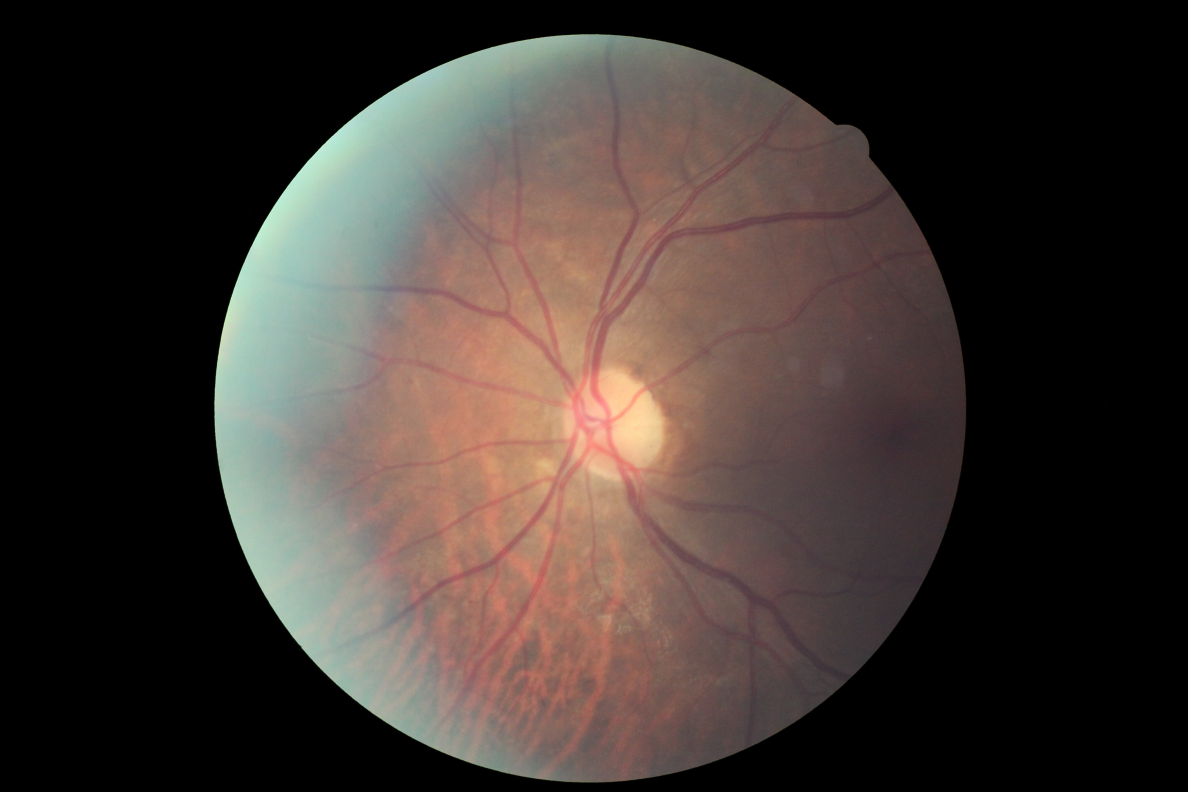
#> input picture resize_images/sample/10_left.jpeg, 4752 x 3168 px (shown at 1/4 size); its folder holds only this picture in this run
$ python image_resize.py   (Python 2 division)   (older library calls are emulated)
#> lines starting #> are read from the running program, lines starting #| are printed output that depends on the picture
import os, sys
from PIL import Image

def resize(item):
#> called with item = '10_left.jpeg'
    foo = Image.open("sample/" + item)
#> foo is the input picture: PIL image 4752x3168 RGB; mean R, G, B 64.1, 54.6, 49.9
    print foo.size
#| (4752, 3168)
    foo = foo.resize((396,264),Image.ANTIALIAS)
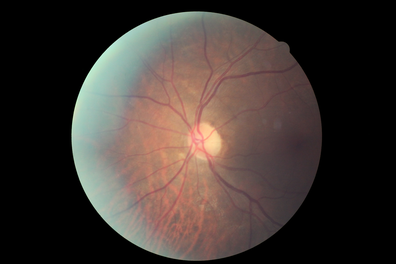
#> foo: PIL image 396x264 RGB; mean R, G, B 64.2, 54.6, 50
    w, h = foo.size
#> w = 396; h = 264
    foo = foo.crop((30, 0, w-30, h))
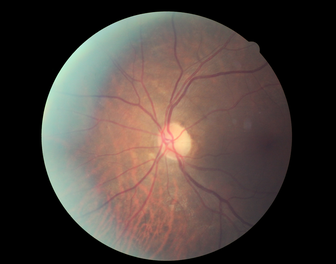
#> foo: PIL image 336x264 RGB; mean R, G, B 75.6, 64.4, 58.9
    foo.save("sample/samplesresized/" + item ,optimize=True,quality=95)

path = ("sample/")
for item in os.listdir(path):
    if os.path.isfile("sample/" + item):
        resize(item)

$ run again, on resize_images/sample/15_left.jpeg
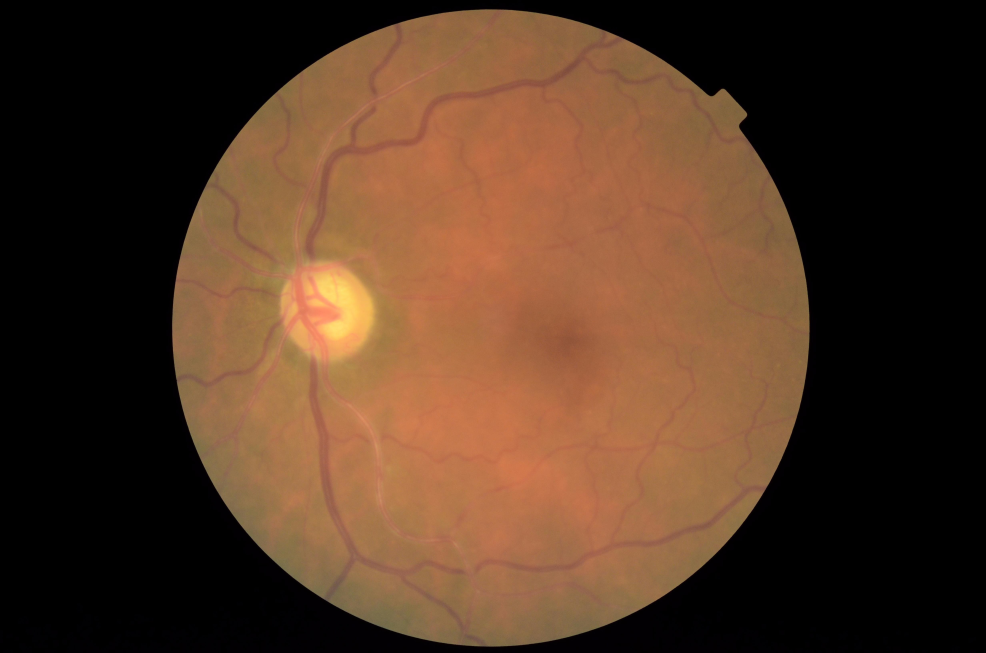
#> input picture resize_images/sample/15_left.jpeg, 4928 x 3264 px (shown at 1/5 size)
#> in resize, foo is the input picture: PIL image 4928x3264 RGB; mean R, G, B 82.3, 55, 35.7
#| (4928, 3264)
#> in resize, `foo = foo.resize((396,264),Image.ANTIALIAS)`:
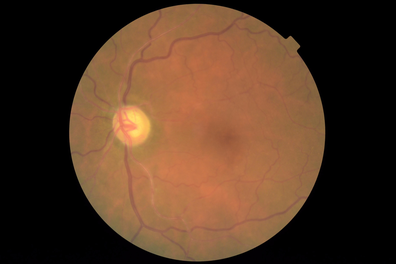
#> foo: PIL image 396x264 RGB; mean R, G, B 82.3, 55, 35.7
#> in resize, `foo = foo.crop((30, 0, w-30, h))`:
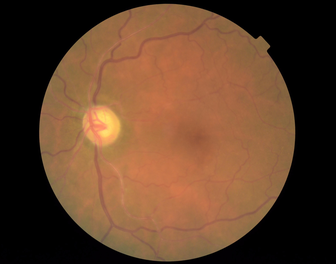
#> foo: PIL image 336x264 RGB; mean R, G, B 97, 64.8, 42.1

$ run again, on resize_images/sample/15_right.jpeg
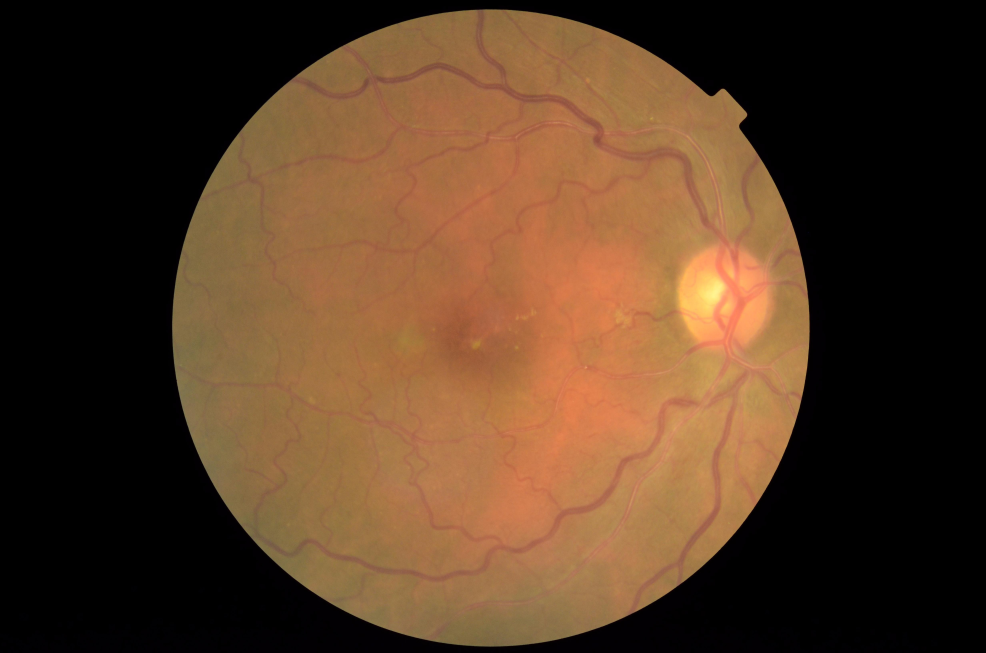
#> input picture resize_images/sample/15_right.jpeg, 4928 x 3264 px (shown at 1/5 size)
#> in resize, foo is the input picture: PIL image 4928x3264 RGB; mean R, G, B 84.8, 58.2, 36
#| (4928, 3264)
#> in resize, `foo = foo.resize((396,264),Image.ANTIALIAS)`:
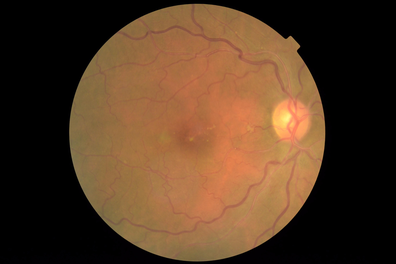
#> foo: PIL image 396x264 RGB; mean R, G, B 84.9, 58.2, 36
#> in resize, `foo = foo.crop((30, 0, w-30, h))`:
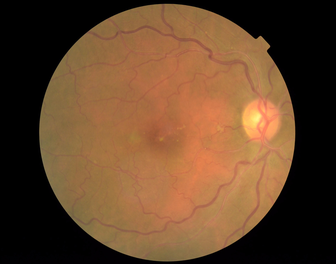
#> foo: PIL image 336x264 RGB; mean R, G, B 100, 68.6, 42.5

$ run again, on resize_images/sample/16_left.jpeg
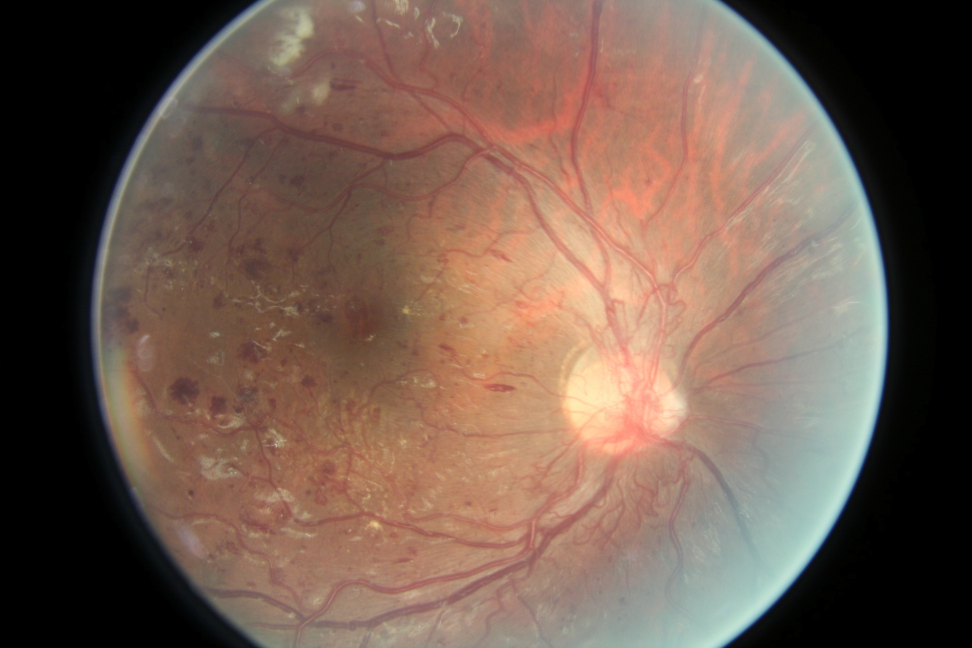
#> input picture resize_images/sample/16_left.jpeg, 3888 x 2592 px (shown at 1/4 size)
#> in resize, foo is the input picture: PIL image 3888x2592 RGB; mean R, G, B 114.9, 92.2, 79.9
#| (3888, 2592)
#> in resize, `foo = foo.resize((396,264),Image.ANTIALIAS)`:
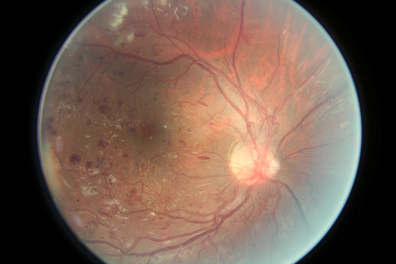
#> foo: PIL image 396x264 RGB; mean R, G, B 114.9, 92.2, 79.9
#> in resize, `foo = foo.crop((30, 0, w-30, h))`:
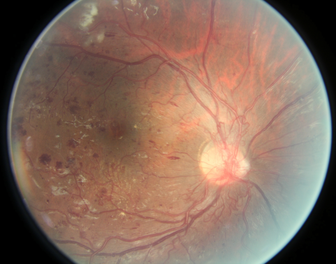
#> foo: PIL image 336x264 RGB; mean R, G, B 135.3, 108.6, 94.1

$ run again, on resize_images/sample/10_right.jpeg
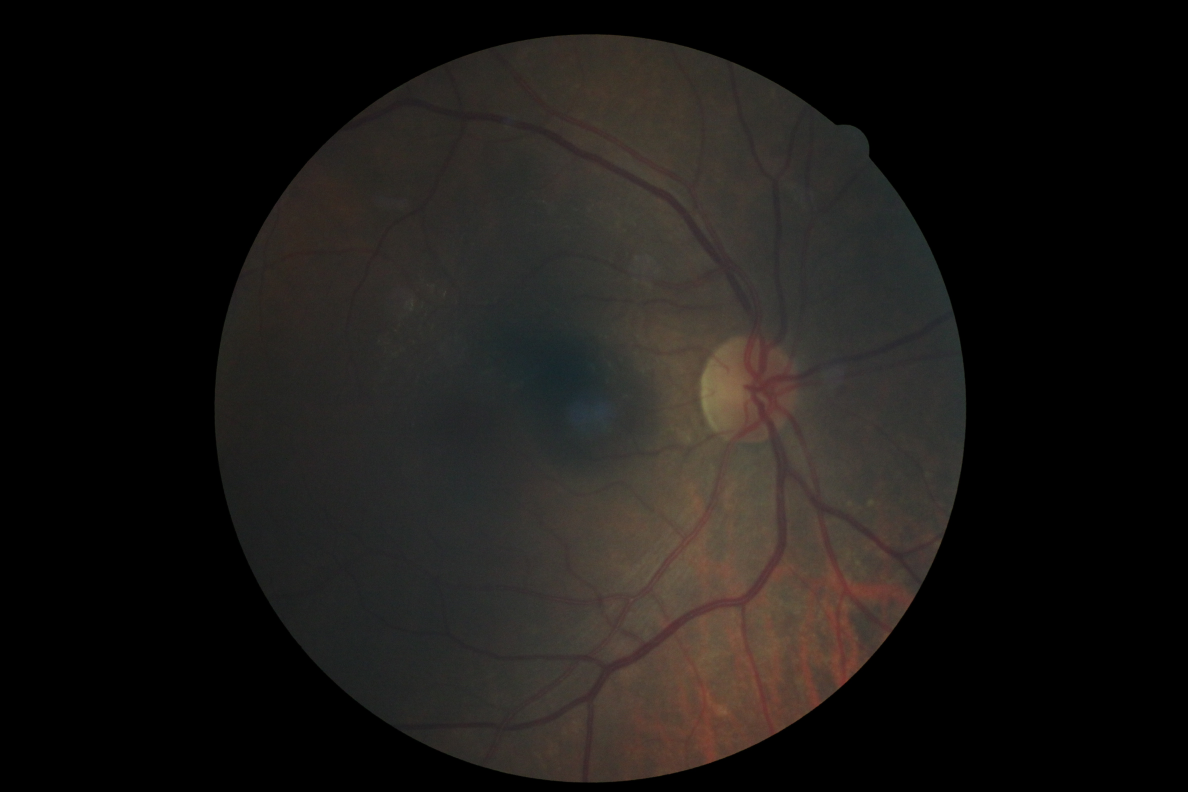
#> input picture resize_images/sample/10_right.jpeg, 4752 x 3168 px (shown at 1/4 size)
#> in resize, foo is the input picture: PIL image 4752x3168 RGB; mean R, G, B 27, 24.3, 21.8
#| (4752, 3168)
#> in resize, `foo = foo.resize((396,264),Image.ANTIALIAS)`:
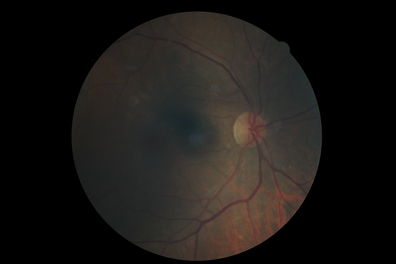
#> foo: PIL image 396x264 RGB; mean R, G, B 27, 24.3, 21.8
#> in resize, `foo = foo.crop((30, 0, w-30, h))`:
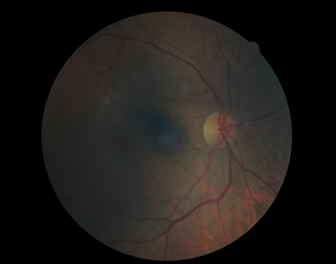
#> foo: PIL image 336x264 RGB; mean R, G, B 31.9, 28.6, 25.7
